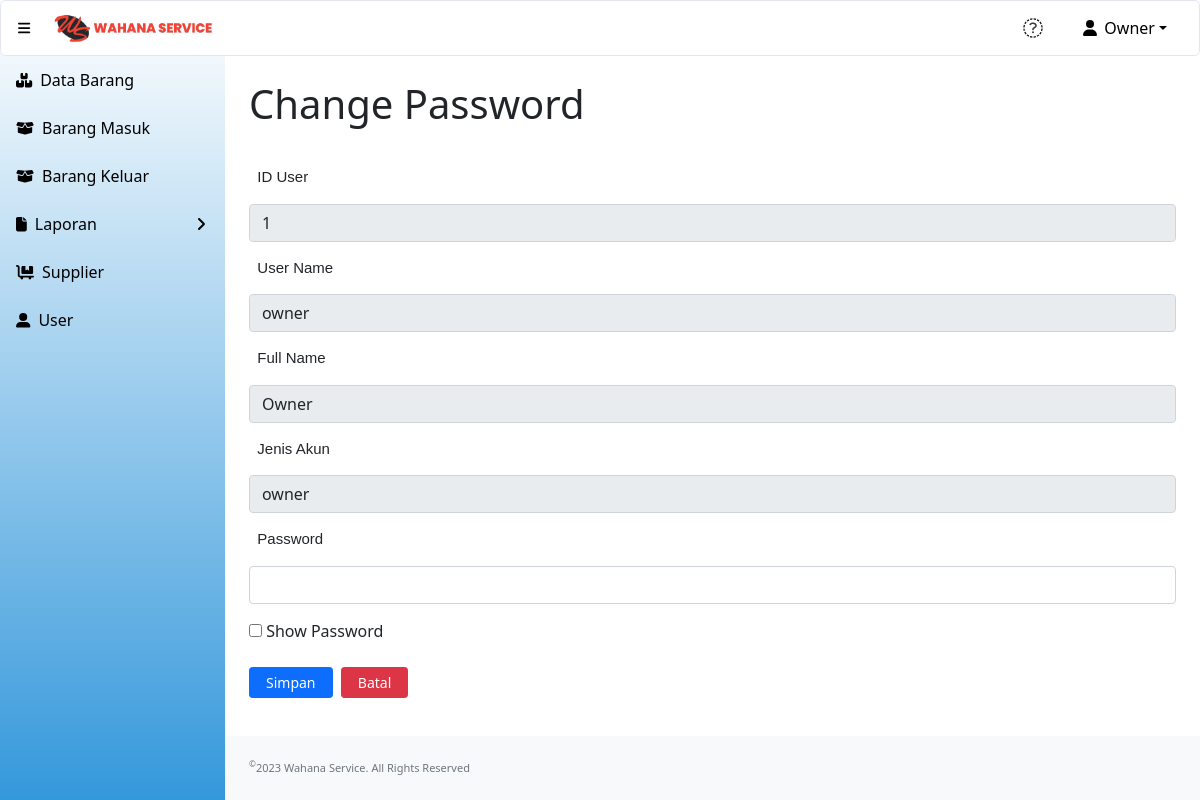
Screenshot of /update_password.php?id=1 (signed in) with the database file from the repository.
### tables this page shows
CREATE TABLE `user` (
  `id` int(11) NOT NULL,
  `username` varchar(50) NOT NULL,
  `email` varchar(50) NOT NULL,
  `password` text NOT NULL,
  `fullname` varchar(50) NOT NULL,
  `level` enum('owner','admin','kasir','INACTIVE') NOT NULL,
  `status_akun` enum('0','1') NOT NULL
);

### update_password.php (the view, shortened to what this page needs)
<?php
include "conn.php";
?>
<!DOCTYPE html>
<html lang="en">
    <head>
        <link href="https://cdn.jsdelivr.net/npm/simple-datatables@latest/dist/style.css" rel="stylesheet" />
        <link href="css/styles.css" rel="stylesheet" />
    </head>
    <?php
        $id=$_GET['id'];
        $sSQL=" select * from user where id='$id' limit 1";
        $result=mysqli_query($koneksi, $sSQL);
        if (mysqli_num_rows($result) > 0)
        {
            while ($row=mysqli_fetch_assoc($result))
            {
                $username = $row['username'];
                $fullname = $row['fullname'];
                $level = $row['level'];
            }
        }
    ?>
    <body class="sb-nav-fixed">
    <?php include "head.php"; ?>
        <div id="layoutSidenav">
        <?php include "menu.php"; ?>
            </div>
            <div id="layoutSidenav_content">
                <div class="container-fluid px-4">
                    <h1 class="mt-4" style="padding-bottom:15px";>Change Password</h1>
                    <form action="submit_update_password.php" class="form" method="post">
                    <label-form for="username">&nbsp;
                        ID User
                    </label-form>
                    <input id="id" class="form-control" type="text" name="id" value="<?php echo $id;?>" readonly/>
                    <label-form for="username">&nbsp;
                        User Name
                    </label-form>
                    <input id="username" class="form-control" type="text" name="username" value="<?php echo $username;?>" readonly/>
                    <label-form for="fullname">&nbsp;
                        Full Name
                    </label-form>
                    <input id="fullname" class="form-control" type="text" name="fullname" value="<?php echo $fullname;?>" readonly/>
                    <label-form for="level">&nbsp;
                        Jenis Akun
                    </label-form>
                    <input id="level" class="form-control" type="text" name="level" value="<?php echo $level;?>" readonly/>
                    <label-form for="password">&nbsp;
                        Password
                    </label-form>
                    <input id="password" class="form-control" type="password" name="password" required/>
                    <label for="Show Password" style="padding-top: 15px">
                        <input type="checkbox" onclick="showPassword()"/> Show Password
                    </label>
                        <div class="form-group">
                            <div class="col-sm-10">
                                <input type="submit" name="simpan" value="Simpan" class="btn btn-sm btn-primary" />&nbsp;
	                            <a href="user.php" class="btn btn-sm btn-danger">Batal </a>
                            </div>
                        </div>
                    </form>
                </div>
                <footer class="py-4 bg-light mt-auto">
                    <div class="container-fluid px-4">
                        <div class="d-flex align-items-center justify-content-between small">
                            <div class="text-muted"><sup>&copy;</sup>2023 Wahana Service. All Rights Reserved</div>
                        </div>
                    </div>
                </footer>
            </div>
    </body>
</html>

### rows the page displays
user: username "owner", fullname "Owner", level "owner"

### other values shown
$_SESSION['fullname'] "Owner"
